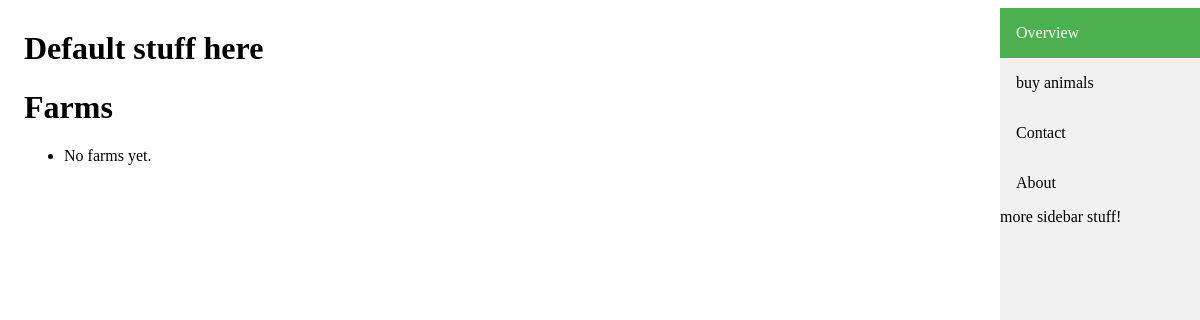
/farmergame/index/, run on an earlier commit of the app's database.
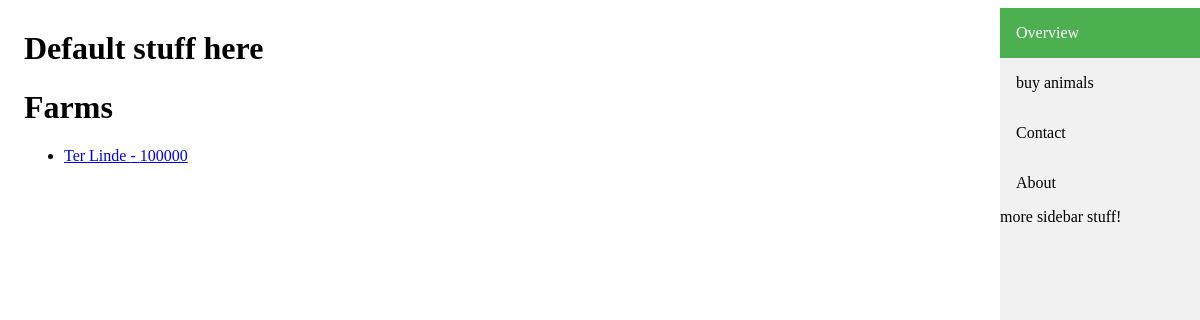
And on a later commit of the database.
### farmergame/models.py (models this page shows, shortened)
class Farm(models.Model):
    fields = np.zeros([3,3],dtype=int)
    name = models.CharField(max_length=200)
    capital = models.IntegerField(default=4000)
    animals = models.ManyToManyField(Animal, through='OwnAnimal')

### farmergame/views.py (the view)
# urls.py: path('index/', views.FarmListView.as_view(), name='index'),
class FarmListView(generic.ListView):
    model = Farm
    template_name='farmergame/farm_list.html'

### farmergame/templates/farmergame/farm_list.html (shortened to what this page needs)
{% extends "farmergame/base_farmergame.html" %}
{% block content %}
    <h1>Farms</h1>
    <ul>
        {% for farm in object_list %}
            <li><a href="{% url 'farmergame:view_farm' farm.id %}"> {{ farm.name }} - {{ farm.capital }}</a></li>
        {% empty %}
            <li>No farms yet.</li>
        {% endfor %}
    </ul>
{% endblock content %}

What changed in the data, as far as the page shows it:
added Farm: name "Ter Linde", capital "100000"
Also different on the page:
text no longer shown: "No farms yet."
